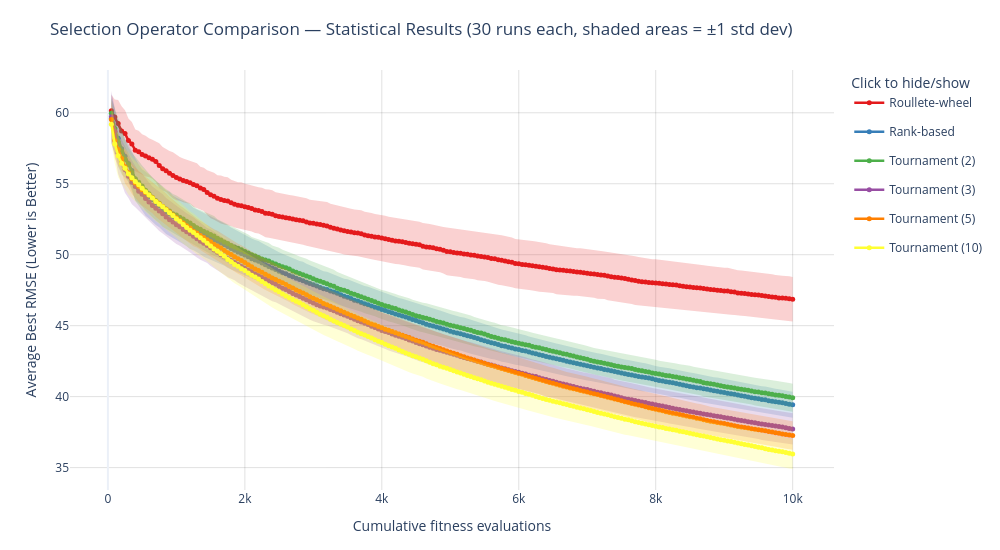

Notebook cell for this chart:
### Code cell
selection_functions = [
    "Roullete-wheel",
    "Rank-based",
    "Tournament (2)",
    "Tournament (3)",
    "Tournament (5)",
    "Tournament (10)"
]

plot_statistical_comparison_interactive(
    selection_statistical_comparison,
    labels=selection_functions,
    title="Selection Operator Comparison — Statistical Results (30 runs each, shaded areas = ±1 std dev)",
)

### Figure 1 — Plotly figure (JSON) as saved in the notebook; plotly's stock layout.template omitted (floating-point values rounded to 4 significant figures; data arrays with more than 128 entries replaced by an {"elided": "..."} marker saying what was removed)
{"data": [{"hoverinfo": "skip", "legendgroup": "Roullete-wheel", "line": {"width": 0}, "mode": "lines", "name": "Roullete-wheel std upper", "showlegend": false, "type": "scatter", "x": {"elided": "200 int values"}, "y": {"elided": "200 float values"}}, {"fill": "tonexty", "fillcolor": "rgba(228,26,28, 0.20)", "hoverinfo": "skip", "legendgroup": "Roullete-wheel", "line": {"width": 0}, "mode": "lines", "name": "Roullete-wheel std band", "showlegend": false, "type": "scatter", "x": {"elided": "200 int values"}, "y": {"elided": "200 float values"}}, {"customdata": {"elided": "200x1 float values"}, "hovertemplate": "Cumulative fitness evaluations: %{x}<br>Mean: %{y:.5f}<br>Std: %{customdata[0]:.5f}<extra></extra>", "legendgroup": "Roullete-wheel", "line": {"color": "rgb(228,26,28)", "width": 2.5}, "marker": {"size": 5}, "mode": "lines+markers", "name": "Roullete-wheel", "type": "scatter", "x": {"elided": "200 int values"}, "y": {"elided": "200 float values"}}, {"hoverinfo": "skip", "legendgroup": "Rank-based", "line": {"width": 0}, "mode": "lines", "name": "Rank-based std upper", "showlegend": false, "type": "scatter", "x": {"elided": "200 int values"}, "y": {"elided": "200 float values"}}, {"fill": "tonexty", "fillcolor": "rgba(55,126,184, 0.20)", "hoverinfo": "skip", "legendgroup": "Rank-based", "line": {"width": 0}, "mode": "lines", "name": "Rank-based std band", "showlegend": false, "type": "scatter", "x": {"elided": "200 int values"}, "y": {"elided": "200 float values"}}, {"customdata": {"elided": "200x1 float values"}, "hovertemplate": "Cumulative fitness evaluations: %{x}<br>Mean: %{y:.5f}<br>Std: %{customdata[0]:.5f}<extra></extra>", "legendgroup": "Rank-based", "line": {"color": "rgb(55,126,184)", "width": 2.5}, "marker": {"size": 5}, "mode": "lines+markers", "name": "Rank-based", "type": "scatter", "x": {"elided": "200 int values"}, "y": {"elided": "200 float values"}}, {"hoverinfo": "skip", "legendgroup": "Tournament (2)", "line": {"width": 0}, "mode": "lines", "name": "Tournament (2) std upper", "showlegend": false, "type": "scatter", "x": {"elided": "200 int values"}, "y": {"elided": "200 float values"}}, {"fill": "tonexty", "fillcolor": "rgba(77,175,74, 0.20)", "hoverinfo": "skip", "legendgroup": "Tournament (2)", "line": {"width": 0}, "mode": "lines", "name": "Tournament (2) std band", "showlegend": false, "type": "scatter", "x": {"elided": "200 int values"}, "y": {"elided": "200 float values"}}, {"customdata": {"elided": "200x1 float values"}, "hovertemplate": "Cumulative fitness evaluations: %{x}<br>Mean: %{y:.5f}<br>Std: %{customdata[0]:.5f}<extra></extra>", "legendgroup": "Tournament (2)", "line": {"color": "rgb(77,175,74)", "width": 2.5}, "marker": {"size": 5}, "mode": "lines+markers", "name": "Tournament (2)", "type": "scatter", "x": {"elided": "200 int values"}, "y": {"elided": "200 float values"}}, {"hoverinfo": "skip", "legendgroup": "Tournament (3)", "line": {"width": 0}, "mode": "lines", "name": "Tournament (3) std upper", "showlegend": false, "type": "scatter", "x": {"elided": "200 int values"}, "y": {"elided": "200 float values"}}, {"fill": "tonexty", "fillcolor": "rgba(152,78,163, 0.20)", "hoverinfo": "skip", "legendgroup": "Tournament (3)", "line": {"width": 0}, "mode": "lines", "name": "Tournament (3) std band", "showlegend": false, "type": "scatter", "x": {"elided": "200 int values"}, "y": {"elided": "200 float values"}}, {"customdata": {"elided": "200x1 float values"}, "hovertemplate": "Cumulative fitness evaluations: %{x}<br>Mean: %{y:.5f}<br>Std: %{customdata[0]:.5f}<extra></extra>", "legendgroup": "Tournament (3)", "line": {"color": "rgb(152,78,163)", "width": 2.5}, "marker": {"size": 5}, "mode": "lines+markers", "name": "Tournament (3)", "type": "scatter", "x": {"elided": "200 int values"}, "y": {"elided": "200 float values"}}, {"hoverinfo": "skip", "legendgroup": "Tournament (5)", "line": {"width": 0}, "mode": "lines", "name": "Tournament (5) std upper", "showlegend": false, "type": "scatter", "x": {"elided": "200 int values"}, "y": {"elided": "200 float values"}}, {"fill": "tonexty", "fillcolor": "rgba(255,127,0, 0.20)", "hoverinfo": "skip", "legendgroup": "Tournament (5)", "line": {"width": 0}, "mode": "lines", "name": "Tournament (5) std band", "showlegend": false, "type": "scatter", "x": {"elided": "200 int values"}, "y": {"elided": "200 float values"}}, {"customdata": {"elided": "200x1 float values"}, "hovertemplate": "Cumulative fitness evaluations: %{x}<br>Mean: %{y:.5f}<br>Std: %{customdata[0]:.5f}<extra></extra>", "legendgroup": "Tournament (5)", "line": {"color": "rgb(255,127,0)", "width": 2.5}, "marker": {"size": 5}, "mode": "lines+markers", "name": "Tournament (5)", "type": "scatter", "x": {"elided": "200 int values"}, "y": {"elided": "200 float values"}}, {"hoverinfo": "skip", "legendgroup": "Tournament (10)", "line": {"width": 0}, "mode": "lines", "name": "Tournament (10) std upper", "showlegend": false, "type": "scatter", "x": {"elided": "200 int values"}, "y": {"elided": "200 float values"}}, {"fill": "tonexty", "fillcolor": "rgba(255,255,51, 0.20)", "hoverinfo": "skip", "legendgroup": "Tournament (10)", "line": {"width": 0}, "mode": "lines", "name": "Tournament (10) std band", "showlegend": false, "type": "scatter", "x": {"elided": "200 int values"}, "y": {"elided": "200 float values"}}, {"customdata": {"elided": "200x1 float values"}, "hovertemplate": "Cumulative fitness evaluations: %{x}<br>Mean: %{y:.5f}<br>Std: %{customdata[0]:.5f}<extra></extra>", "legendgroup": "Tournament (10)", "line": {"color": "rgb(255,255,51)", "width": 2.5}, "marker": {"size": 5}, "mode": "lines+markers", "name": "Tournament (10)", "type": "scatter", "x": {"elided": "200 int values"}, "y": {"elided": "200 float values"}}], "layout": {"height": 550, "hovermode": "x unified", "legend": {"itemclick": "toggle", "itemdoubleclick": "toggleothers", "title": {"text": "Click to hide/show"}}, "margin": {"b": 60, "l": 70, "r": 30, "t": 70}, "title": {"text": "Selection Operator Comparison — Statistical Results (30 runs each, shaded areas = ±1 std dev)"}, "width": 1000, "xaxis": {"gridcolor": "rgba(0,0,0,0.12)", "showgrid": true, "title": {"text": "Cumulative fitness evaluations"}}, "yaxis": {"gridcolor": "rgba(0,0,0,0.12)", "showgrid": true, "title": {"text": "Average Best RMSE (Lower is Better)"}}}}
